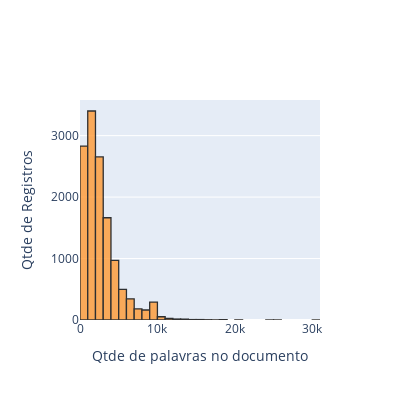

Here is the notebook cell this chart was saved with:
### Code cell
layout1 = cf.Layout(
    height=400,
    width=400,
    xaxis=dict(title="Qtde de palavras no documento"),
    yaxis=dict(title="Qtde de Registros") 
)
df_word_count.iplot(
    kind='hist',
    bins=60,
    linecolor='black',
    layout=layout1)

### Figure 1 — Plotly figure (JSON) as saved in the notebook; plotly's stock layout.template omitted (floating-point values rounded to 4 significant figures; data arrays with more than 128 entries replaced by an {"elided": "..."} marker saying what was removed)
{"data": [{"histfunc": "count", "histnorm": "", "marker": {"color": "rgba(255, 153, 51, 1.0)", "line": {"color": "#000000", "width": 1.3}}, "name": "documento", "nbinsx": 60, "opacity": 0.8, "orientation": "v", "type": "histogram", "x": {"elided": "13141 int values"}}], "layout": {"barmode": "overlay", "height": 400, "width": 400, "xaxis": {"title": {"text": "Qtde de palavras no documento"}}, "yaxis": {"title": {"text": "Qtde de Registros"}}}}
